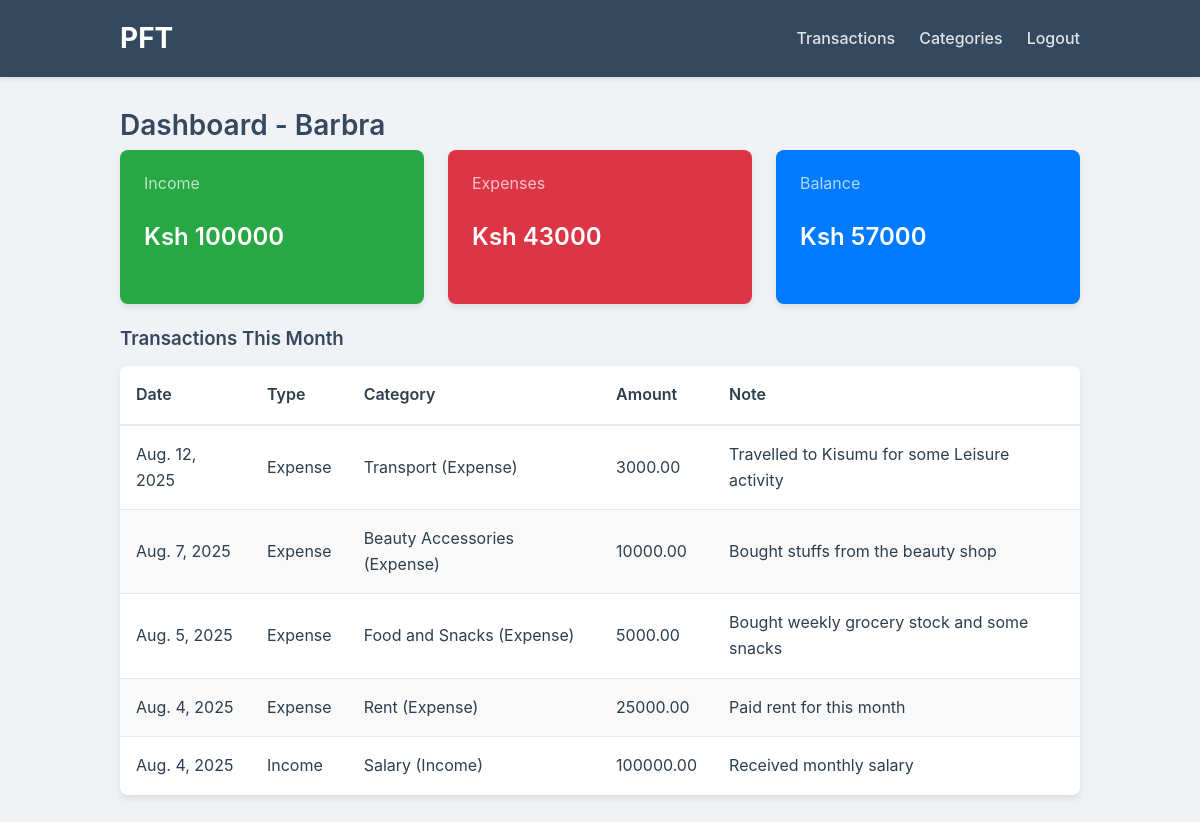
The app's page / (signed in) with its own data.
### tracker/models.py (models this page shows, shortened)
class Transaction(models.Model):
    TRANSACTION_TYPE_CHOICES = [
        ('EXP', 'Expense'),
        ('INC', 'Income'),
    ]
    user = models.ForeignKey(settings.AUTH_USER_MODEL, on_delete=models.CASCADE, related_name='transactions')
    category = models.ForeignKey(Category, on_delete=models.SET_NULL, null=True, blank=True, related_name='transactions')
    transaction_type = models.CharField(max_length=3, choices=TRANSACTION_TYPE_CHOICES)
    amount = models.DecimalField(max_digits=12, decimal_places=2)
    date = models.DateField()
    note = models.TextField(blank=True)
    created_at = models.DateTimeField(auto_now_add=True)
    class Meta:
        ordering = ['-date', '-created_at']

class Category(models.Model):
    user = models.ForeignKey(settings.AUTH_USER_MODEL, on_delete=models.CASCADE, related_name='categories')
    name = models.CharField(max_length=120)
    is_income = models.BooleanField(default=False)
    class Meta:
        unique_together = ('user', 'name')
        ordering = ['-is_income', 'name']
    def __str__(self):
        return f"{self.name} ({'Income' if self.is_income else 'Expense'})"

### tracker/views.py (the view)
# urls.py: path('', views.dashboard, name='dashboard'),
@login_required
def dashboard(request):
    today = date.today()
    transactions = Transaction.objects.filter(
        user=request.user,
        date__year=today.year,
        date__month=today.month
    )
    income_total = transactions.filter(transaction_type='INC').aggregate(Sum('amount'))['amount__sum'] or 0
    expense_total = transactions.filter(transaction_type='EXP').aggregate(Sum('amount'))['amount__sum'] or 0
    return render(request, 'tracker/dashboard.html', {
        'transactions': transactions,
        'income_total': income_total,
        'expense_total': expense_total,
        'balance': income_total - expense_total
    })

### templates/tracker/dashboard.html
{% extends 'tracker/base.html' %}
{% block content %}
<h2>Dashboard - {{ user.username }}</h2>
<div class="dashboard-grid">
  <div class="card income">
    <h5 class="card-title">Income</h5>
    <p class="card-value">Ksh {{ income_total }}</p>
  </div>
  <div class="card expense">
    <h5 class="card-title">Expenses</h5>
    <p class="card-value">Ksh {{ expense_total }}</p>
  </div>
  <div class="card balance">
    <h5 class="card-title">Balance</h5>
    <p class="card-value">Ksh {{ balance }}</p>
  </div>
</div>
<h3>Transactions This Month</h3>
<table class="data-table">
  <thead>
    <tr>
      <th>Date</th>
      <th>Type</th>
      <th>Category</th>
      <th>Amount</th>
      <th>Note</th>
    </tr>
  </thead>
  <tbody>
    {% for t in transactions %}
    <tr>
      <td>{{ t.date }}</td>
      <td>{{ t.get_transaction_type_display }}</td>
      <td>{{ t.category }}</td>
      <td>{{ t.amount }}</td>
      <td>{{ t.note }}</td>
    </tr>
    {% empty %}
    <tr>
      <td colspan="5">No transactions yet.</td>
    </tr>
    {% endfor %}
  </tbody>
</table>
{% endblock %}

### templates/tracker/base.html (shortened to what this page needs)
{% load static %}
<!DOCTYPE html>
<html lang="en">
<head>
    <link rel="stylesheet" href="{% static 'PFT/styles.css' %}">
</head>
<body>
<header class="main-header">
    <div class="container nav-container">
        <a class="logo" href="{% url 'dashboard' %}">PFT</a>
        <nav class="main-nav">
            <ul class="nav-links">
                <li><a href="{% url 'transaction_list' %}">Transactions</a></li>
                <li><a href="{% url 'category_list' %}">Categories</a></li>
                <li><a href="{% url 'logout' %}">Logout</a></li>
            </ul>
        </nav>
    </div>
</header>
<main class="container content">
    {% block content %}
    {% endblock %}
</main>
</body>
</html>

### static/PFT/styles.css (style rules this page uses)
:root { --primary-color: #007bff; --secondary-color: #6c757d; --success-color: #28a745; --danger-color: #dc3545; --background-color: #f0f2f5; --text-color: #2c3e50; --card-bg-color: #ffffff; --border-color: #e6e9ed; --font-family: -apple-system, BlinkMacSystemFont, "Segoe UI", Roboto, "Helvetica Neue", Arial, sans-serif; }
body { font-family: var(--font-family); margin: 0; padding: 0; background-color: var(--background-color); color: var(--text-color); line-height: 1.6; }
.container { max-width: 960px; margin: 0 auto; padding: 0 15px; }
h1, h2, h3, h4, h5, h6 { margin-top: 0; margin-bottom: 0.5rem; font-weight: 600; line-height: 1.2; color: #34495e; }
h2 { font-size: 1.75rem; }
.main-header { background-color: #34495e; padding: 1rem 0; box-shadow: 0 2px 4px rgba(0, 0, 0, 0.1); }
.nav-container { display: flex; justify-content: space-between; align-items: center; }
.logo { font-size: 1.75rem; font-weight: 700; color: #ffffff; text-decoration: none; transition: color 0.2s ease-in-out; }
.main-nav { display: flex; align-items: center; }
.nav-links { list-style: none; margin: 0; padding: 0; display: flex; }
.nav-links li { margin-left: 1.5rem; }
.nav-links a { color: rgba(255, 255, 255, 0.85); text-decoration: none; font-size: 1rem; font-weight: 500; transition: color 0.2s ease-in-out; }
.content { padding-top: 2rem; padding-bottom: 2rem; }
.card { background-color: var(--card-bg-color); border: none; border-radius: 0.5rem; padding: 1.5rem; margin-bottom: 1.5rem; box-shadow: 0 4px 6px rgba(0, 0, 0, 0.08); }
.data-table { width: 100%; border-collapse: collapse; margin-top: 1rem; background-color: var(--card-bg-color); box-shadow: 0 4px 6px rgba(0, 0, 0, 0.08); border-radius: 0.5rem; overflow: hidden; }
.data-table thead th { font-weight: 600; padding: 1rem; border-bottom: 2px solid var(--border-color); text-align: left; }
.data-table tbody td { padding: 1rem; border-bottom: 1px solid var(--border-color); }
.data-table tbody tr:last-child td { border-bottom: none; }
.data-table tbody tr:nth-child(even) { background-color: #f9f9f9; }
.dashboard-grid { display: grid; grid-template-columns: repeat(auto-fit, minmax(250px, 1fr)); gap: 1.5rem; }
.card-title { font-size: 1rem; font-weight: normal; color: var(--secondary-color); margin-bottom: 0.25rem; }
.card-value { font-size: 1.5rem; font-weight: 600; color: var(--text-color); }
.card.income { background-color: var(--success-color); color: white; }
.card.expense { background-color: var(--danger-color); color: white; }
.card.balance { background-color: var(--primary-color); color: white; }
.card.income .card-title, .card.expense .card-title, .card.balance .card-title { color: rgba(255, 255, 255, 0.7); }
.card.income .card-value, .card.expense .card-value, .card.balance .card-value { color: white; }

### records on screen
Transaction: date "Aug. 12, 2025", transaction_type "Expense", category "Transport (Expense)", amount "3000.00", note "Travelled to Kisumu for some Leisure activity"
Transaction: date "Aug. 7, 2025", transaction_type "Expense", category "Beauty Accessories (Expense)", amount "10000.00", note "Bought stuffs from the beauty shop"
Transaction: date "Aug. 5, 2025", transaction_type "Expense", category "Food and Snacks (Expense)", amount "5000.00", note "Bought weekly grocery stock and some snacks"
Transaction: date "Aug. 4, 2025", transaction_type "Expense", category "Rent (Expense)", amount "25000.00", note "Paid rent for this month"
Transaction: date "Aug. 4, 2025", transaction_type "Income", category "Salary (Income)", amount "100000.00", note "Received monthly salary"

### other values on screen
{{ user.username }} "Barbra"
{{ income_total }} "100000"
{{ expense_total }} "43000"
{{ balance }} "57000"
